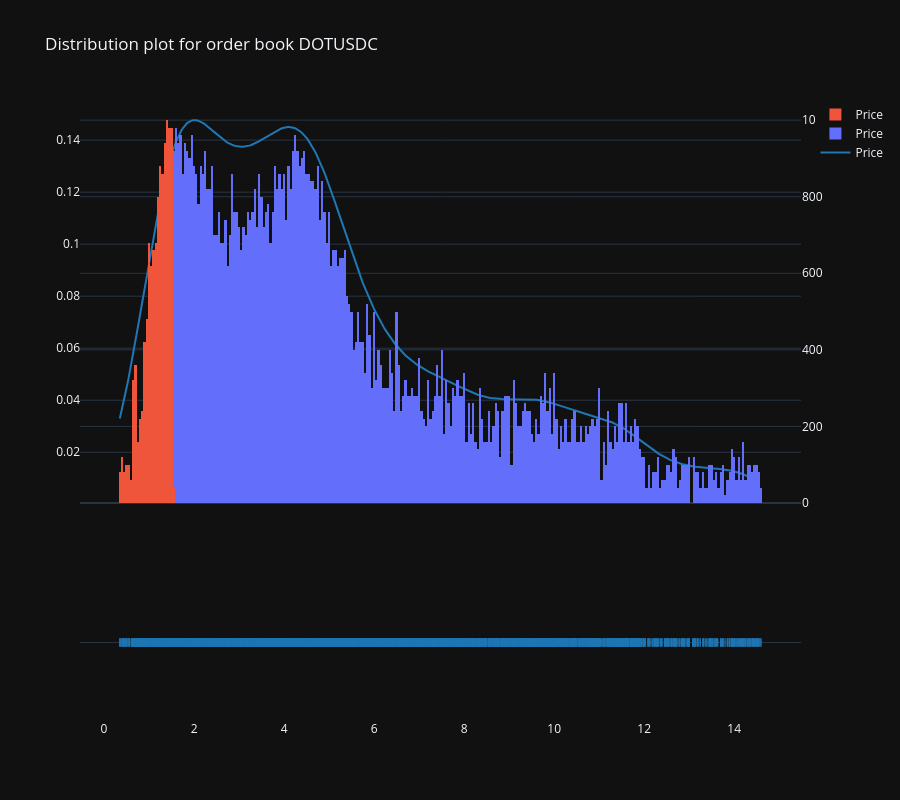

This figure's notebook cell:
### Code cell
sym.get_orderbook()
sym.plot_orderbook_density()

### Figure 1 — Plotly figure (JSON) as saved in the notebook; plotly's stock layout.template omitted (floating-point values rounded to 4 significant figures; data arrays with more than 128 entries replaced by an {"elided": "..."} marker saying what was removed)
{"data": [{"legendgroup": "Price", "marker": {"color": "rgb(31, 119, 180)"}, "mode": "lines", "name": "Price", "showlegend": true, "x": {"elided": "500 float values"}, "xaxis": "x", "y": {"elided": "500 float values"}, "yaxis": "y", "type": "scatter"}, {"legendgroup": "Price", "marker": {"color": "rgb(31, 119, 180)", "symbol": "line-ns-open"}, "mode": "markers", "name": "Price", "showlegend": false, "x": {"elided": "5593 float values"}, "xaxis": "x", "y": {"elided": "5593 str values"}, "yaxis": "y2", "type": "scatter"}, {"bingroup": "x", "histnorm": "density", "hovertemplate": "Side=ask<br>Price=%{x}<br>density=%{y}<extra></extra>", "legendgroup": "ask", "marker": {"color": "#636efa", "pattern": {"shape": ""}}, "name": "Price", "nbinsx": 300, "orientation": "v", "showlegend": true, "x": {"elided": "5000 float values"}, "xaxis": "x", "yaxis": "y3", "type": "histogram"}, {"bingroup": "x", "histnorm": "density", "hovertemplate": "Side=bid<br>Price=%{x}<br>density=%{y}<extra></extra>", "legendgroup": "bid", "marker": {"color": "#EF553B", "pattern": {"shape": ""}}, "name": "Price", "nbinsx": 300, "orientation": "v", "showlegend": true, "x": {"elided": "593 float values"}, "xaxis": "x", "yaxis": "y3", "type": "histogram"}], "layout": {"barmode": "overlay", "hovermode": "closest", "legend": {"traceorder": "reversed"}, "xaxis": {"anchor": "y2", "domain": [0.0, 1.0], "zeroline": false}, "yaxis": {"anchor": "free", "domain": [0.35, 1], "position": 0.0}, "yaxis2": {"anchor": "x", "domain": [0, 0.25], "dtick": 1, "showticklabels": false}, "yaxis3": {"overlaying": "y", "side": "right"}, "height": 800, "title": {"text": "Distribution plot for order book DOTUSDC"}, "showlegend": true}}
